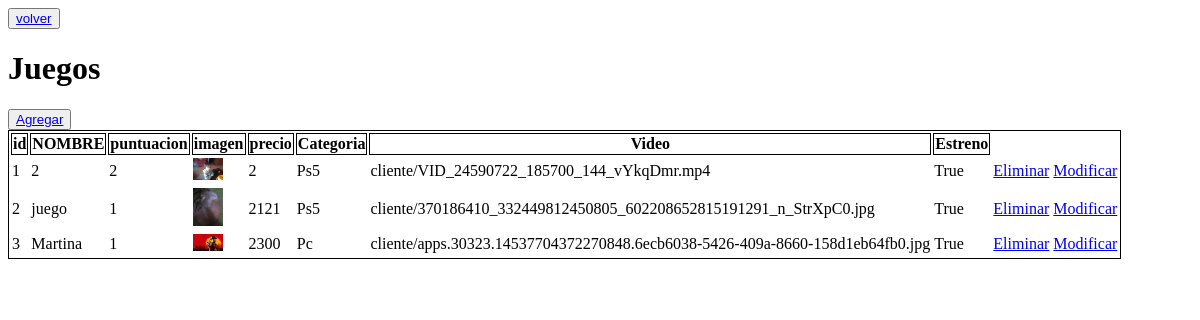
The app's page /administrador/crud_juegos, older data.
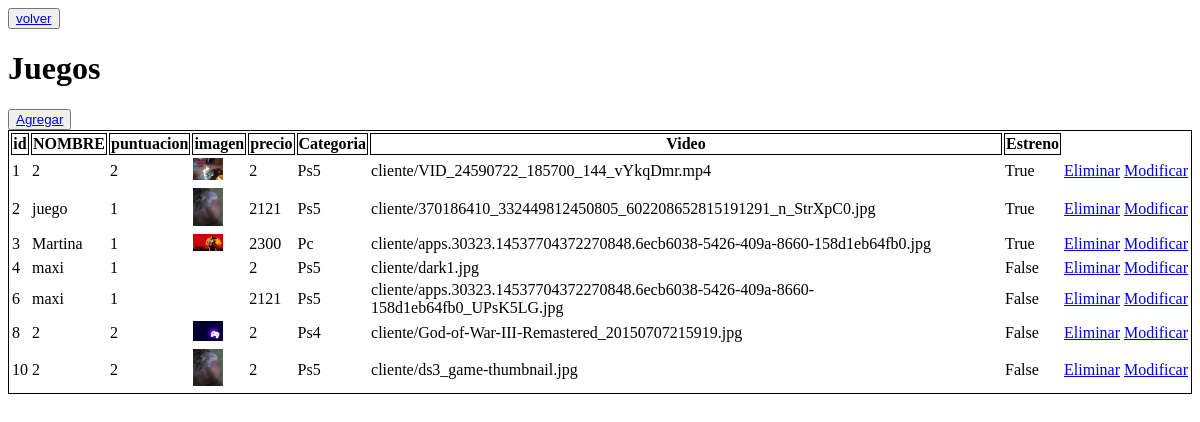
The same page, newer data.
### cliente/models.py (models this page shows, shortened)
class Juegos(models.Model):
    idjuego=models.AutoField(primary_key=True)
    nombre=models.CharField(max_length=100)
    puntuacion = models.IntegerField(
        validators=[MinValueValidator(1), MaxValueValidator(10)])
    precio=models.CharField(max_length=20)
    imagen=models.ImageField( upload_to="cliente", null=False)
    cantidad_jugadores=models.CharField(max_length=100)
    online=models.BooleanField(default=False)
    mas18=models.BooleanField(default=False)
    id_categoria = models.ForeignKey('Categoria_juegos',on_delete=models.CASCADE, db_column='idcategoria')
    video=models.FileField(upload_to="cliente", null=False)
    estreno=models.BooleanField(default= False)

class Categoria_juegos(models.Model):
    idcategoria = models.CharField(primary_key=True,max_length=10)
    nombre=models.CharField(max_length=100)
    def __str__(self):
        return str(self.nombre)

### administrador/views.py (the view)
# urls.py: path('crud_juegos',views.crud_juegos, name='crud_juegos'),
def crud_juegos(request):
    juegos=Juegos.objects.all()
    context={'juegos':juegos}
    return render(request, 'administrador/crud_juegos.html', context)

### administrador/templates/administrador/crud_juegos.html (shortened to what this page needs)
<!DOCTYPE html>
<html lang="en">
<head>
</head>
<body>
    <button><a href="{% url 'admin' %}"> volver</a></button>
    <h1>Juegos </h1>
    <button><a href="{% url 'juegos_add' %}">Agregar</a></button>
    <table style="border: 1px solid black;">
        {% if juegos %}
        <th style="border: 1px solid black;">id</th>
        <th style="border: 1px solid black;">NOMBRE</th>
        <th style="border: 1px solid black;">puntuacion</th>
        <th style="border: 1px solid black;">imagen</th>
        <th style="border: 1px solid black;">precio</th>
        <th style="border: 1px solid black;">Categoria</th>
        <th style="border: 1px solid black;">Video</th>
        <th style="border: 1px solid black;">Estreno</th>
        {% for juegoss in juegos %}
      <tr>
        <td id="nombre">{{juegoss.idjuego}}
        <td id="nombre">{{juegoss.nombre}}
        <td id="puntuacion">{{juegoss.puntuacion}}
        <td id="imagen"><img src="{{juegoss.imagen.url}}" style="width: 30px;"  alt="">
        <td id="precio">{{juegoss.precio}}
        <td id="categoria">{{juegoss.id_categoria}}
        <td id="categoria">{{juegoss.video}}
        <td id="estreno">{{juegoss.estreno}}
        <td><a href="#" onclick="Eliminarproducto('{{juegoss.idjuego}}')">Eliminar</a></td>
        <td><a href="{% url 'juegos_edit' pk=juegoss.idjuego %}">Modificar</a></td>
      </tr>
        {% endfor %}
    {% endif %}
</body>
</html>

Row changes from the older to the newer data that the page shows:
added Juegos: idjuego "4", nombre "maxi", puntuacion "1", precio "2", id_categoria "Ps5", video "cliente/dark1.jpg", estreno "False"
added Juegos: idjuego "6", nombre "maxi", puntuacion "1", precio "2121", id_categoria "Ps5", video "cliente/apps.30323.14537704372270848.6ecb6038-5426-409a-8660-158d1eb64fb0_UPsK5LG.jpg", estreno "False"
added Juegos: idjuego "8", nombre "2", puntuacion "2", imagen (picture), precio "2", id_categoria "Ps4", video "cliente/God-of-War-III-Remastered_20150707215919.jpg", estreno "False"
added Juegos: idjuego "10", nombre "2", puntuacion "2", imagen (picture), precio "2", id_categoria "Ps5", video "cliente/ds3_game-thumbnail.jpg", estreno "False"
